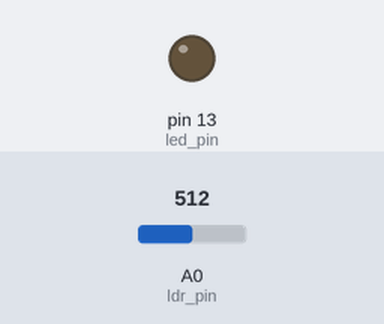
A sketch run on a simulated Arduino Uno, built with avr-gcc and run on an emulated ATmega328P. Shown: output pins drawn as LEDs (lit = HIGH). The test bench sets the inputs (shaded band); at power-on: A0 (ldr_pin) = 512.

Above: at 1.2 s.
1.3 s: A0 (ldr_pin) set to 988
2.8 s: A0 (ldr_pin) set to 1007
At 3.5 s:
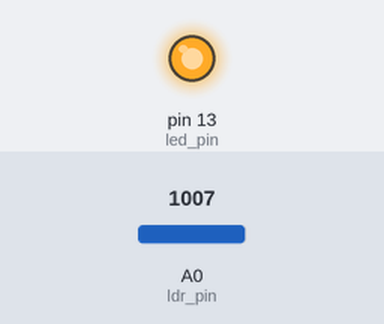
4.3 s: A0 (ldr_pin) set to 990
At 4.7 s:
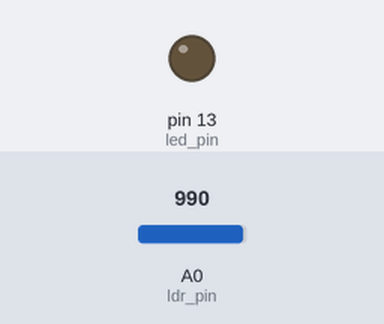
5.8 s: A0 (ldr_pin) set to 1010
At 7.0 s:
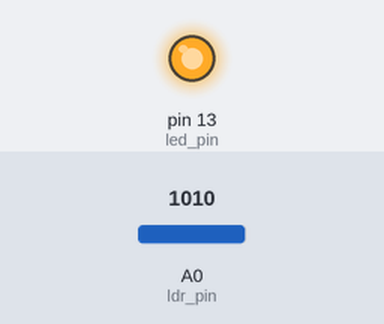
Timing chart, 0 to 8.3 s (numbered marks = the images above; inputs shaded):
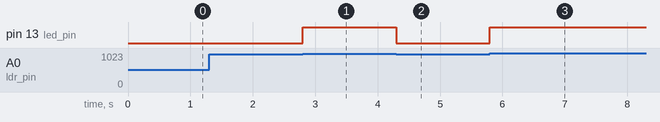

Measured:
- the behaviour switches between 999 and 1000 on A0 (ldr_pin) (found by bisection; images 0 and 1)
- after the input at 1.3 s, every drawn part: stays the same
- after the input at 2.8 s, pin 13 (led_pin): LOW → HIGH at once
- after the input at 4.3 s, pin 13 (led_pin): HIGH → LOW at once
- after the input at 5.8 s, pin 13 (led_pin): LOW → HIGH at once

The sketch:

Pratica_06_SensorAnalogico.ino
```cpp
// Curso de Introdução a Sistemas Embarcados com Arduino
// Prof. Felipe N. Martins
// www.nossosrobos.blogspot.com
//
// Prática 6 - Usando o sensor de luz
// Objetivo: acender o LED do pino 13 quando houver pouca luz
// e apagar o mesmo LED quando houver muita luz.
//
// Hardware adicionado:
// LDR - um terminal ao +5V e o outro ao pino A0
// Resistor de 10kohms - um terminal ao pino A0 e o outro ao GND

int led_pin = 13;
int ldr_pin = A0;

void setup() {
  pinMode(led_pin, OUTPUT);
}

void loop() {
  if (analogRead(ldr_pin) >= 1000)
    digitalWrite(led_pin, HIGH);
  else
    digitalWrite(led_pin, LOW);
}
```
